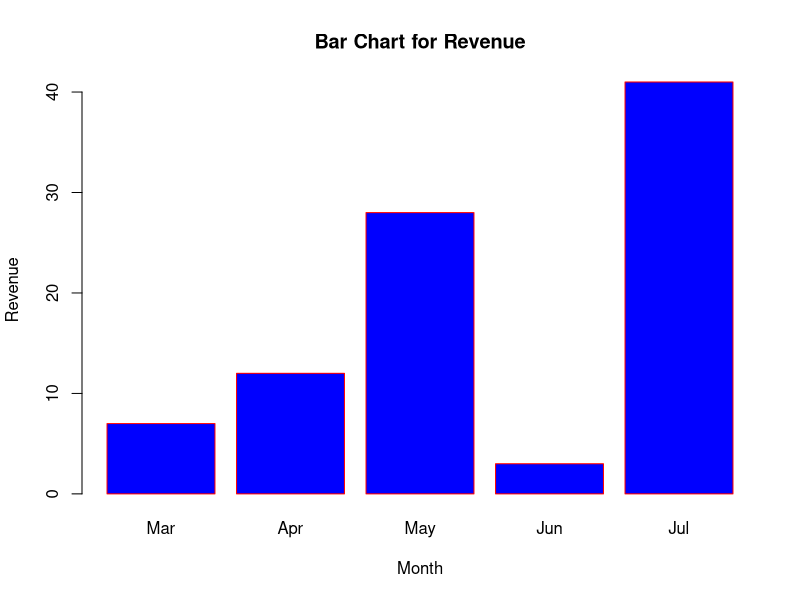
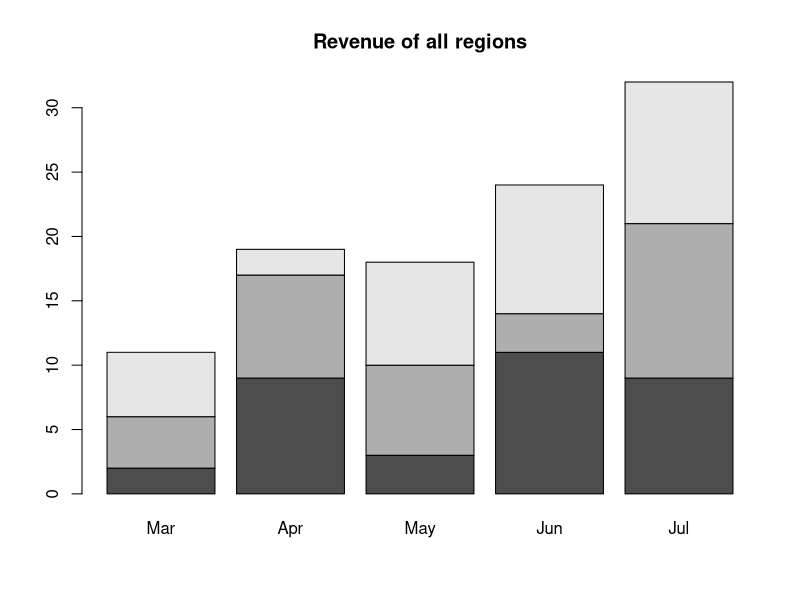
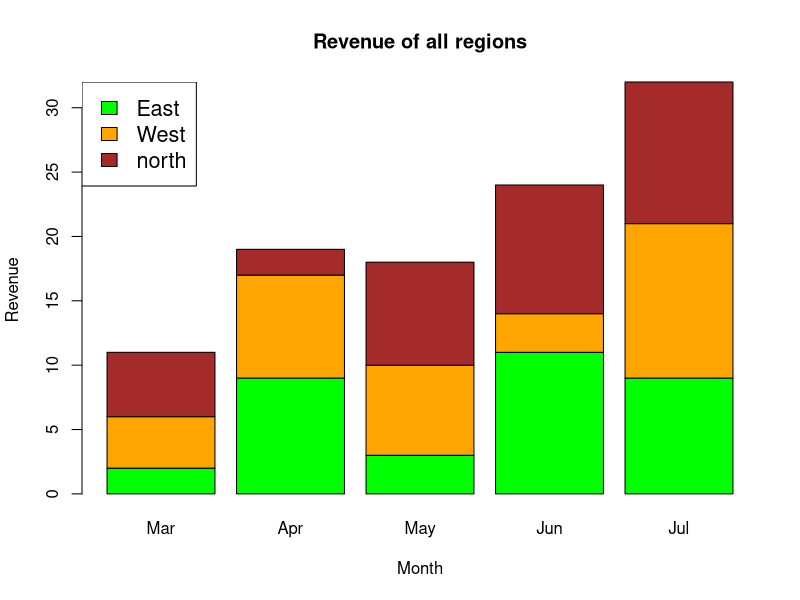
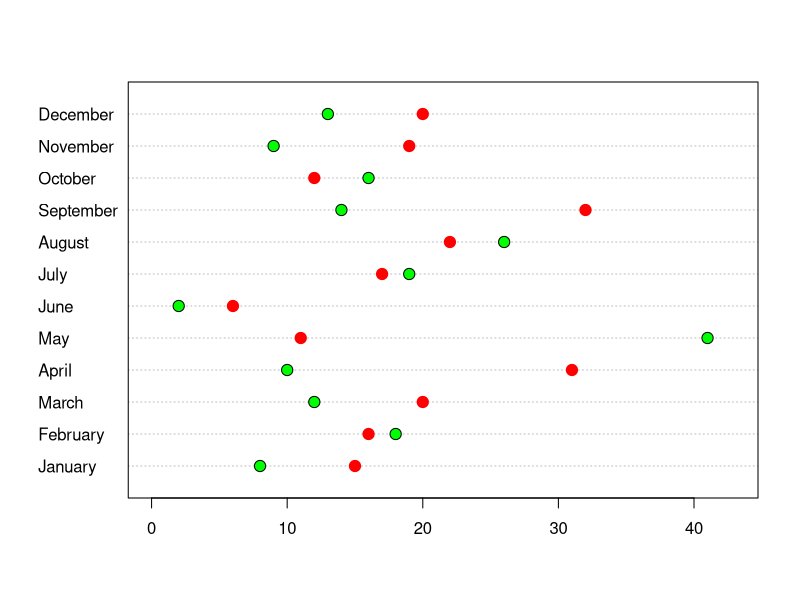
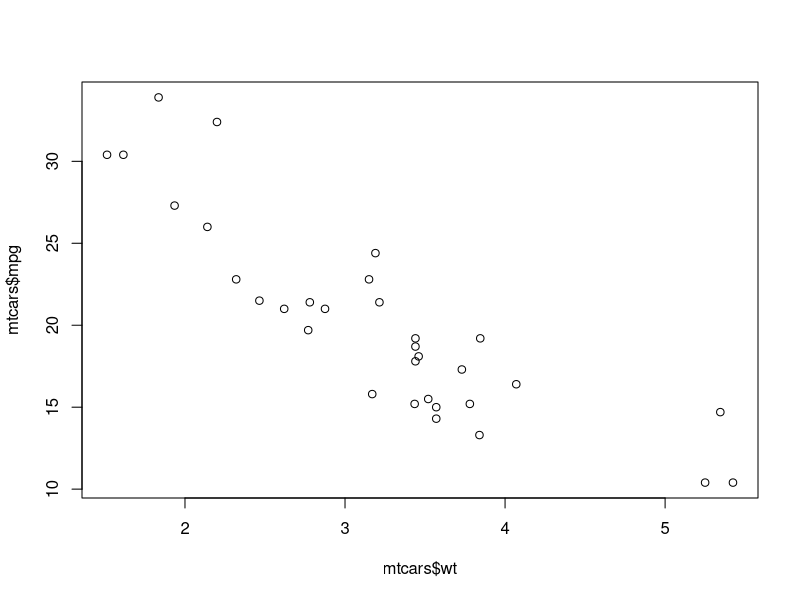
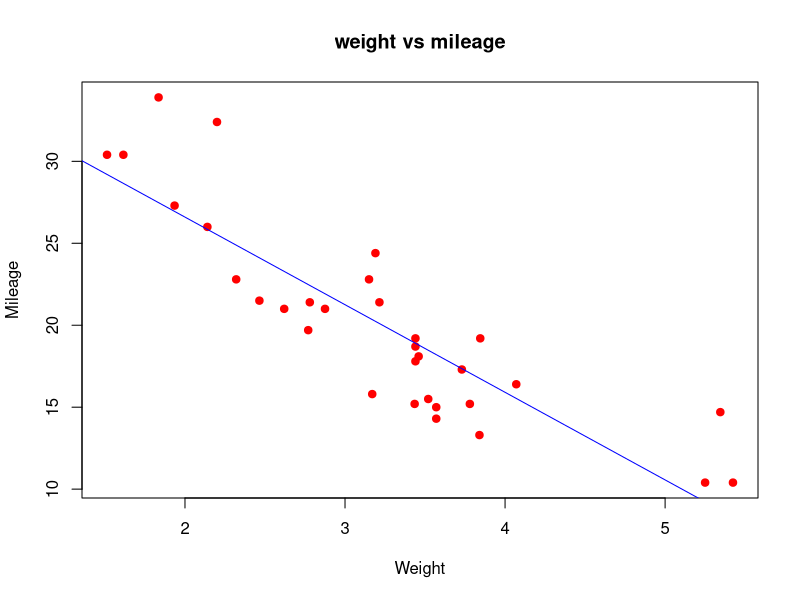
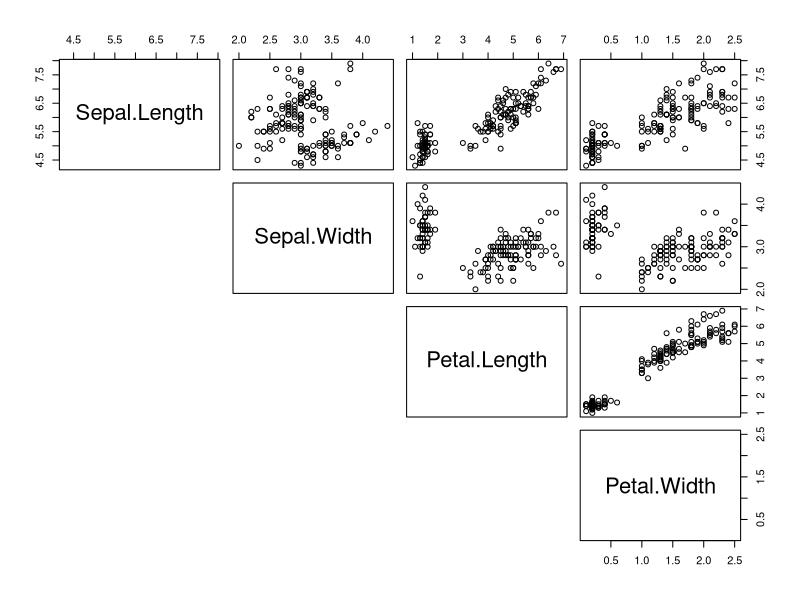
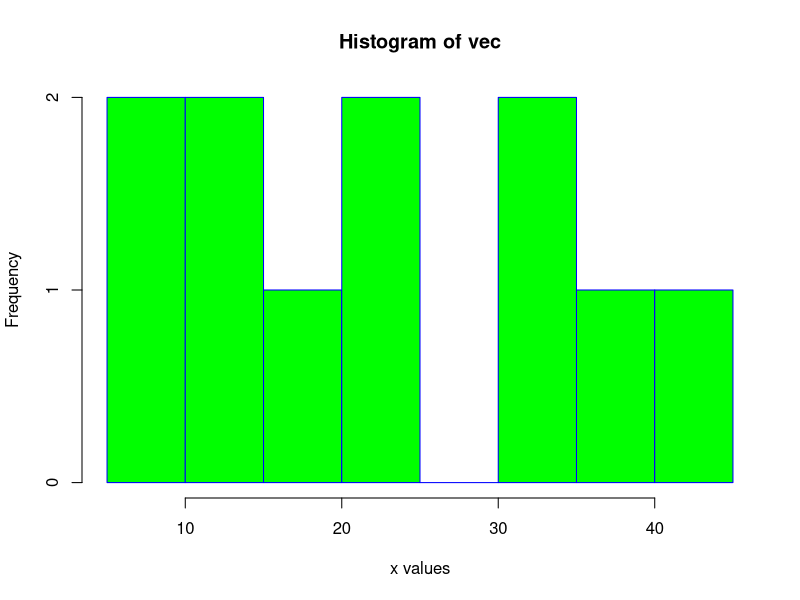

Generate these figures, in order, with R:
#Bar Plot
rev = c(7,12,28,3,41)
Mon = c("Mar","Apr","May","Jun","Jul")

barplot(rev,names.arg=Mon,xlab="Month",ylab="Revenue",col="blue",
        main="Bar Chart for Revenue",border="red")

#Stacked Bar chart
regions <- c("East","West","north")

values <- matrix(c(2,9,3,11,9,4,8,7,3,12,5,2,8,10,11),
                 nrow=3,ncol=5,byrow = T)
# Create the plot
barplot(values,names.arg=Mon,main="Revenue of all regions")

#create the plot with colours
colors <- c("green","orange","brown")
barplot(values,names.arg=Mon,main="Revenue of all regions",
        xlab = "Month",ylab="Revenue",col=colors)

#Add the legend
legend("topleft",regions, cex=1.3,fill=colors)

# Dot Plot
month <- month.name
month
expected <- c(15,16,20,31,11,6,17,22,32,12,19,20)
sold <- c(8,18,12,10,41,2,19,26,14,16,9,13)
quarter <- c(rep(1,3),rep(2,3),rep(3,3),rep(4,3))

df1 <- data.frame(month,expected,sold,quarter)

#create a dot plot
dotchart(df1$sold, pch=21, labels=df1$month, bg="green",
         pt.cex=1.5, xlim=range(df1$expected, df1$sold)+c(-2,2))
points(df1$expected, 1:nrow(df1), col="red",pch=19, cex=1.5)

#Scatter Plot
data('mtcars')
plot(mtcars$wt,mtcars$mpg)
plot(mtcars$wt,mtcars$mpg, main="weight vs mileage",
     xlab="Weight", ylab="Mileage", pch=19, col="Red")

x=mtcars$wt
y=mtcars$mpg
abline(lm(y~x,data=mtcars),col="blue")

#scatter Plot Matrix
data('iris')
head(iris)
pairs(iris[,1:4],pch=21, lower.panel=NULL)


vec <- c(9,13,21,8,36,22,12,41,31,33,19)
hist(vec, xlab='x values', col='green', border='blue')

